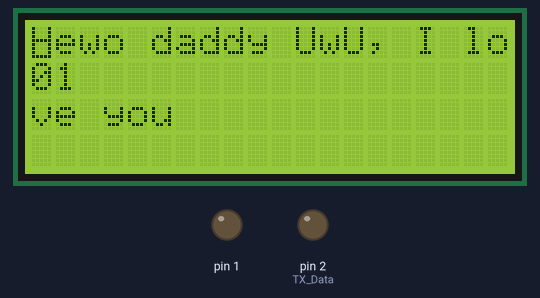
This sketch was run on a simulated Arduino Uno, built with avr-gcc and run on an emulated ATmega328P. On the bench: 20×4 character LCD, output pins drawn as LEDs (lit = HIGH). Pins used as bus, display or sensor lines are not drawn.

Above: at 1.1 s.
At 8.7 s:
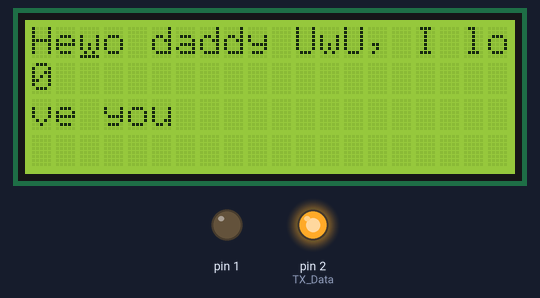
At 16.4 s:
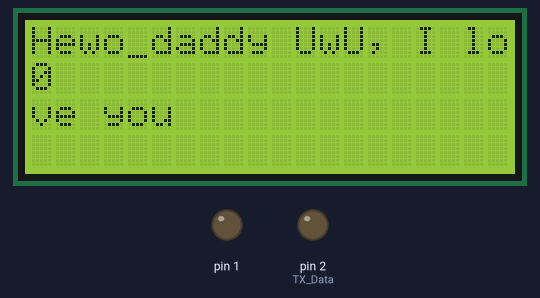
At 36.9 s:
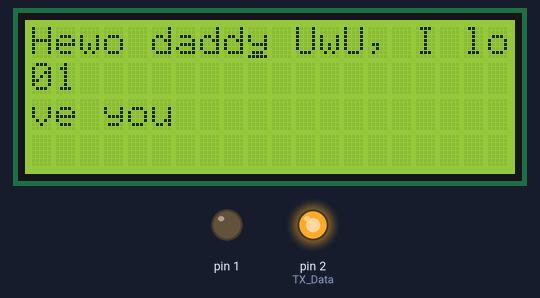
Timing chart, 0 to 40.0 s (numbered marks = the images above):
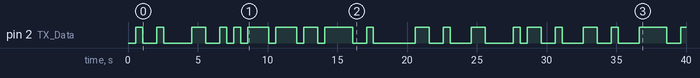

The sketch:

transmitter.ino
```cpp
#include <LiquidCrystal.h>

// pinassinmnt
#define TX_Data 2
#define TX_Clock 3
#define lcd_RS 4
#define lcd_E 5
#define lcd_D4 6
#define lcd_D5 7
#define lcd_D6 8
#define lcd_D7 9

// targit transmit raite
int TX_Bit_Raite = 2;

LiquidCrystal lcd_1(lcd_RS, lcd_E, lcd_D4, lcd_D5, lcd_D6, lcd_D7);

const char *message = "Hewo daddy UwU, I love you";

void setup(){

  //inisolize the lcd to a 20 char by 4 ln disply
  lcd_1.begin(20, 4);

  pinMode(1, OUTPUT);
  pinMode(TX_Data, OUTPUT);
  pinMode(TX_Clock, OUTPUT);

  digitalWrite(1, LOW);

  // set the curosor to top left and print the "message"
  lcd_1.setCursor(0, 0);
  lcd_1.print(message);

  // gose thrue all the byts in the "message"
  for(int byte_idx = 0; byte_idx < strlen(message); byte_idx++){
    char tx_byte = message[byte_idx];
    // sets the cursor to the char that is being transmited sets sets the courser to line 2 (line one stars at '0') and puts 8 spaces to "clear" the second ln then sets cursor off
    lcd_1.noCursor();
    lcd_1.setCursor(0, 1);
    lcd_1.print("       ");
    lcd_1.print(byte_idx, 0);
    lcd_1.cursor();

    // loops thru each bit of the byte in the letter most sanifacent bit first
    for(int bit_idx = 0; bit_idx < 8; bit_idx++){

      // tests if the bit that is set is a "1" or a "0" then sets TX_Data HIGH or LOW depending
      bool tx_bit = tx_byte & (0x80 >> bit_idx);
      digitalWrite(TX_Data, tx_bit);
      delay((1000/TX_Bit_Raite)/2);
      digitalWrite(TX_Clock, HIGH);

      // sets the cursror to ln 2 of the desplay then prints a "1" or a "0" whan dun sets the couser to the char that is being transmited
      lcd_1.noCursor();
      lcd_1.setCursor(tx_bit, 1);
      lcd_1.print(tx_bit ? "1" : "0");
      lcd_1.setCursor(byte_idx, 0);
      lcd_1.cursor();
      delay((1000/TX_Bit_Raite)/2);
      digitalWrite(TX_Clock, LOW);
    }
  }
}


void loop(){}
```

Measured:
- by itself, pin 2 (TX_Data): LOW → HIGH at 0.57 s, → LOW 0.50 s later, → HIGH 1.0 s later, → LOW 0.50 s later, … (39 changes in this stretch)
- what the display in image 0 shows lasts 3.3 s, from 0.8 s to 4.1 s
